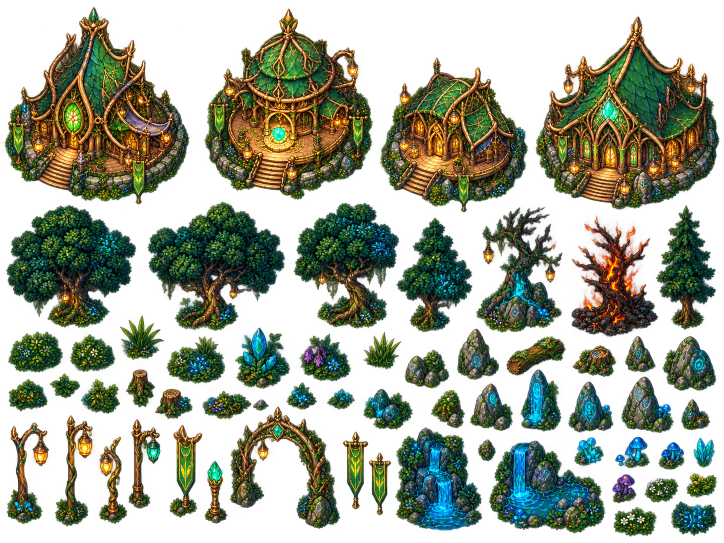
#> input picture 6라운드지형자료/오브젝트.png, 1448 x 1086 px, found by its file name (shown at 1/2 size)
$ python gen_village2.py
#> lines starting #> are read from the running program, lines starting #| are printed output that depends on the picture; after the words box and inside, x2 and y2 are one past the last pixel; in counts of white or black regions, pixels touching at a corner belong together
### packages/client/tools/gen_village.py
"""
「자정의 마을」(캠페인 6) 지형 파이프라인.

작가가 준 6라운드지형자료/ 를 게임 에셋으로 굽는다.

  지형.png     -> assets/maps/village.png   (배경 한 장 — MapDef.bgImage)
               -> 통행 마스크               (data.ts MASK_VILLAGE)
  오브젝트.png -> assets/tiles/vg_*.png      (건물 4채 + 나무·바위·등불 소품)

Wang타일.png 는 쓰지 않는다. 그 시트는 「길이 타일 변(邊)으로 이어지는」 엣지형인데
엔진(render.ts WANG_16)은 꼭짓점 기준 코너형이라 규약이 다르다. 억지로 맞추면
작가가 칠한 길 모양이 뭉개지므로, 이미 완성된 지형.png 를 배경으로 통째로 깐다
(MapDef.bgImage — 잿길·세계수와 같은 손그림 지형 경로).

통행 판정: 길은 따뜻하고(r>b) 숲은 차갑다(b>r). 다만 원본에 비네팅이 세서
가장자리 길이 까맣게 죽으므로, 크게 흐린 복사본으로 밝기를 나눠 비네팅을 걷어낸 뒤
색조로 가른다.

실행: python packages/client/tools/gen_village.py
"""
import os
from PIL import Image, ImageFilter

SRC = '6라운드지형자료'
TILES = 'packages/client/public/assets/tiles'
MAPS = 'packages/client/public/assets/maps'

LEN_T, HALF_T = 56, 21          # MapDef 와 반드시 같아야 한다 (길이 56타일 / 반폭 21)
CPT = 2                          # 타일당 격자 칸
ROWS, COLS = LEN_T * CPT, HALF_T * 2 * CPT

# 건물 4채가 설 자리 — 완성.png 에서 잰 화면 비율 (0~1)
BUILDINGS = [
    ('vg_house_a', 0.408, 0.433),   # 11시
    ('vg_house_b', 0.608, 0.414),   # 1시
    ('vg_house_c', 0.390, 0.695),   # 7시
    ('vg_house_d', 0.653, 0.714),   # 5시
]
PLAZA = (0.539, 0.612)


# [51 lines left out: functions unvignette, build_mask, dilate, carve_disc, not called in this run]


def cut_objects():
    """오브젝트 시트를 알파 연결 성분으로 잘라 낸다."""
    im = Image.open(os.path.join(SRC, '오브젝트.png')).convert('RGBA')
#> im is the input picture: PIL image 1448x1086 RGBA; mean R, G, B, A 38.1, 45.4, 25.1, 121.9
    W, H = im.size
#> W = 1448; H = 1086
    a = im.split()[3].load()
    seen = [[False] * W for _ in range(H)]
    boxes = []
    for y in range(H):
        for x in range(W):
            if seen[y][x] or a[x, y] < 40:
                continue
            # 반복 플러드필 (재귀는 스택이 터진다)
            stack = [(x, y)]
            seen[y][x] = True
            x0 = x1 = x
            y0 = y1 = y
            n = 0
            while stack:
                cx, cy = stack.pop()
                n += 1
                x0, x1 = min(x0, cx), max(x1, cx)
                y0, y1 = min(y0, cy), max(y1, cy)
                for dx in (-2, -1, 0, 1, 2):
                    for dy in (-2, -1, 0, 1, 2):
                        nx, ny = cx + dx, cy + dy
                        if 0 <= nx < W and 0 <= ny < H and not seen[ny][nx] and a[nx, ny] >= 40:
                            seen[ny][nx] = True
                            stack.append((nx, ny))
            if n >= 900:  # 티끌 제외
                boxes.append((x0, y0, x1 + 1, y1 + 1, n))
    boxes.sort(key=lambda b: (b[1] // 60, b[0]))  # 위->아래, 좌->우
    return im, boxes


# [28 lines left out: function main, not called in this run]


# [2 lines that do not run on import are left out]

### packages/client/tools/gen_village2.py
"""
「자정의 마을」 2단계 — 작가 지형을 그대로 굽는다.

받은 자료(6라운드지형자료)는 이렇게 쓴다:
  · 지형.png   — 길·빈터가 그려진 바닥. 통행 마스크는 여기서 나온다(gen_village.py).
  · 오브젝트.png — 집·나무·바위 스프라이트 시트. 집 4채만 잘라 쓴다.
  · 완성.png   — 작가가 직접 배치를 끝낸 그림. **이게 곧 맵 배경이다.**

한때 지형.png 위에 나무를 난수로 흩뿌려 배경을 만들었는데, 작가가 그려 놓은
구도(길 여덟 갈래·집 네 채가 광장을 둘러싼 별 모양)가 통째로 뭉개졌다.
지금은 완성.png 를 그대로 쓰고, 집 네 채 자리만 지형.png 로 되메운다 —
집은 부술 수 있는 실물이라 그림에 박혀 있으면 무너져도 계속 서 있기 때문이다.

실행: python packages/client/tools/gen_village2.py
"""
import os
import sys
from PIL import Image, ImageFilter

sys.path.insert(0, os.path.dirname(os.path.abspath(__file__)))
import gen_village as G  # noqa: E402

TILES = G.TILES
MAPS = G.MAPS
LEN_T = 56.0        # 진행축(x) 타일 수
HALF_T = 21.0       # 반폭(y) — 그림 세로 절반

# gen_village.cut_objects() 정렬 순서의 집 인덱스와, 완성.png 안에서 잰 자리.
# (px 상자는 오브젝트 스프라이트를 배율별로 맞춰 본 결과 — gen_village2 주석 참고)
HOUSES = [
    ('a', 0, (480, 360, 708, 604)),   # 11시
    ('b', 1, (768, 340, 968, 568)),   # 1시
    ('c', 3, (472, 664, 660, 860)),   # 7시
    ('d', 2, (844, 632, 1072, 868)),  # 5시
]


def largest_regions(data, min_cells=40):
    """작은 섬을 지운다 — 갇힌 칸이 있으면 유닛이 그 안에서 못 나온다."""
    grid = [list(data[r * G.COLS:(r + 1) * G.COLS]) for r in range(G.ROWS)]
    seen = [[False] * G.COLS for _ in range(G.ROWS)]
    for r in range(G.ROWS):
        for c in range(G.COLS):
            if grid[r][c] != '.' or seen[r][c]:
                continue
            stack = [(r, c)]
            seen[r][c] = True
            comp = []
            while stack:
                y, x = stack.pop()
                comp.append((y, x))
                for dy, dx in ((1, 0), (-1, 0), (0, 1), (0, -1)):
                    ny, nx = y + dy, x + dx
                    if 0 <= ny < G.ROWS and 0 <= nx < G.COLS and not seen[ny][nx] and grid[ny][nx] == '.':
                        seen[ny][nx] = True
                        stack.append((ny, nx))
            if len(comp) < min_cells:
                for y, x in comp:
                    grid[y][x] = '#'
    return grid


def main():
    obj, boxes = G.cut_objects()
#> boxes = 60 items, first 6: (9, 13, 379, 409, 87347), (409, 17, 746, 400, 83513), (1071, 33, 1439, 420, 89943), (760, 115, 1056, 425, 58732), (12, 409, 273, 656, 42615), (295, 403, 570, 662, 43337)

    # ── 집 스프라이트: 시트에서 잘라 그대로 (게임 안에서 부술 수 있는 실물) ──
    for name, idx, _ in HOUSES:
        c = obj.crop(boxes[idx][:4])
        c.save(os.path.join(TILES, f'vg_house_{name}.png'))
        print(f'vg_house_{name}.png <- obj{idx} {c.size}')
#> this loop made 4 passes
#> pass 1, in main, `c = obj.crop(boxes[idx][:4])`:
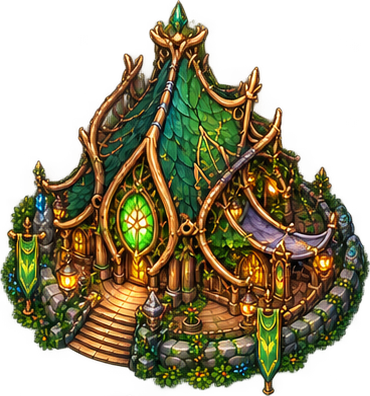
#> c: PIL image 370x396 RGBA; mean R, G, B, A 60.6, 53.4, 25, 147.8; transparent parts drawn white
#> after the loop:
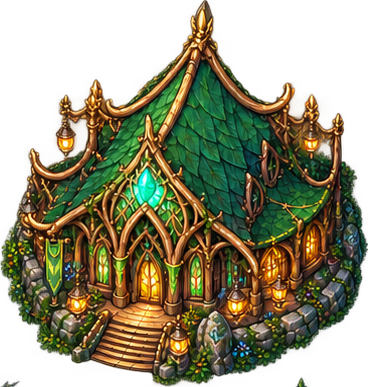
#> c: PIL image 368x387 RGBA; mean R, G, B, A 60, 56.2, 29, 156.6; transparent parts drawn white

    # ── 배경: 완성.png 그대로. 집 자리만 지형.png 로 되메운다 ──
    done = Image.open(os.path.join(G.SRC, '완성.png')).convert('RGB')
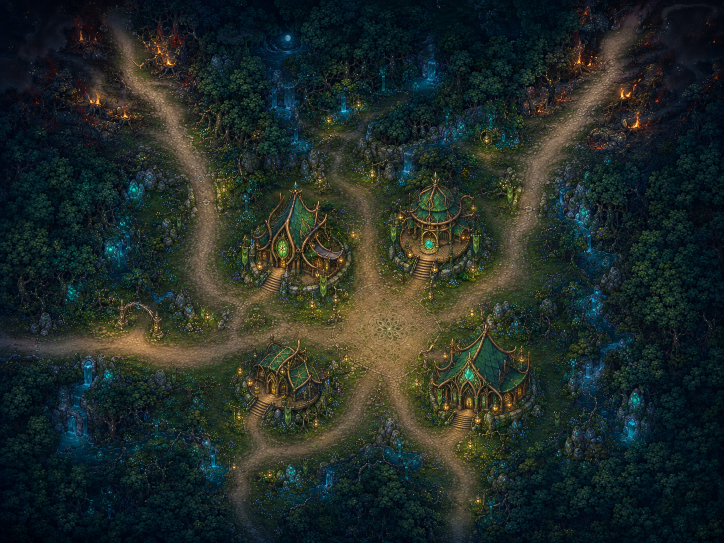
#> input picture 6라운드지형자료/완성.png, 1448 x 1086 px, found by its file name (shown at 1/2 size)
#> done is the input picture: PIL image 1448x1086 RGB; mean R, G, B 34.5, 43.7, 39.4
    ground = Image.open(os.path.join(G.SRC, '지형.png')).convert('RGB')
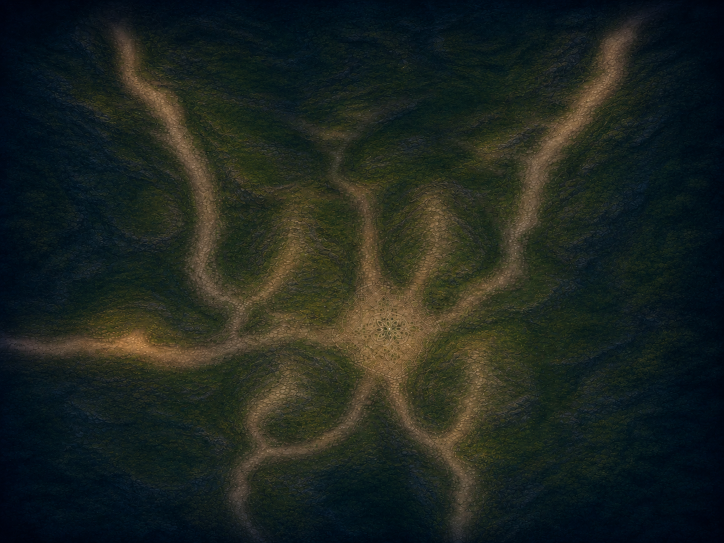
#> input picture 6라운드지형자료/지형.png, 1448 x 1086 px, found by its file name (shown at 1/2 size)
#> ground is the input picture: PIL image 1448x1086 RGB; mean R, G, B 30.3, 37.2, 31.9
    W, H = done.size
#> W = 1448; H = 1086
    assert ground.size == (W, H), (done.size, ground.size)
    for name, _, (x0, y0, x1, y1) in HOUSES:
        pad = 14
        bx = (max(0, x0 - pad), max(0, y0 - pad), min(W, x1 + pad), min(H, y1 + pad))
        patch = ground.crop(bx)
        # 가장자리를 부드럽게 — 딱 잘린 사각형이 보이면 그게 더 눈에 띈다
        m = Image.new('L', (bx[2] - bx[0], bx[3] - bx[1]), 0)
        m.paste(255, (pad, pad, m.width - pad, m.height - pad))
        done.paste(patch, (bx[0], bx[1]), m.filter(ImageFilter.GaussianBlur(pad * 0.8)))
        cx = (x0 + x1) / 2 * LEN_T / W
        fy = y1 * HALF_T * 2 / H - HALF_T
        wt = (x1 - x0) * LEN_T / W
        print(f'  집 {name}: 발밑 타일 ({cx:.1f}, {fy:.1f})  폭 {wt:.1f}타일')
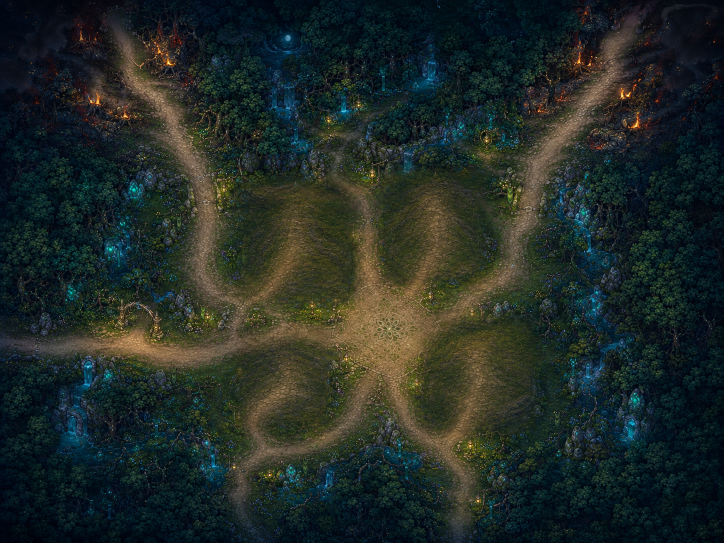
#> done: PIL image 1448x1086 RGB (shown at 1/2 size); mean R, G, B 34.1, 43, 38.7
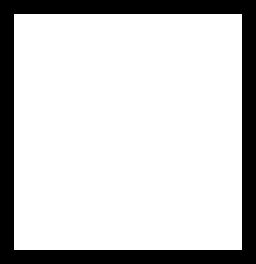
#> m: PIL image 256x264 L; 79.6% white; 1 black region, box (x1, y1, x2, y2) and area: (0, 0, 256, 264) 13776
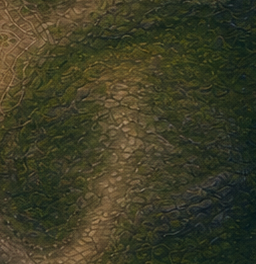
#> patch: PIL image 256x264 RGB; mean R, G, B 61, 60.1, 37.9
    done.save(os.path.join(MAPS, 'village.png'))
    print(f'-> {MAPS}/village.png  {W}x{H} (완성.png 그대로, 집 4채만 되메움)')
#| -> packages/client/public/assets/maps/village.png  1448x1086 (완성.png 그대로, 집 4채만 되메움)

    # ── 마스크: 지형.png 에서 뽑은 것을 다듬어 확정 ──
#> (the run stopped early here; a loop or call above may not have finished)
